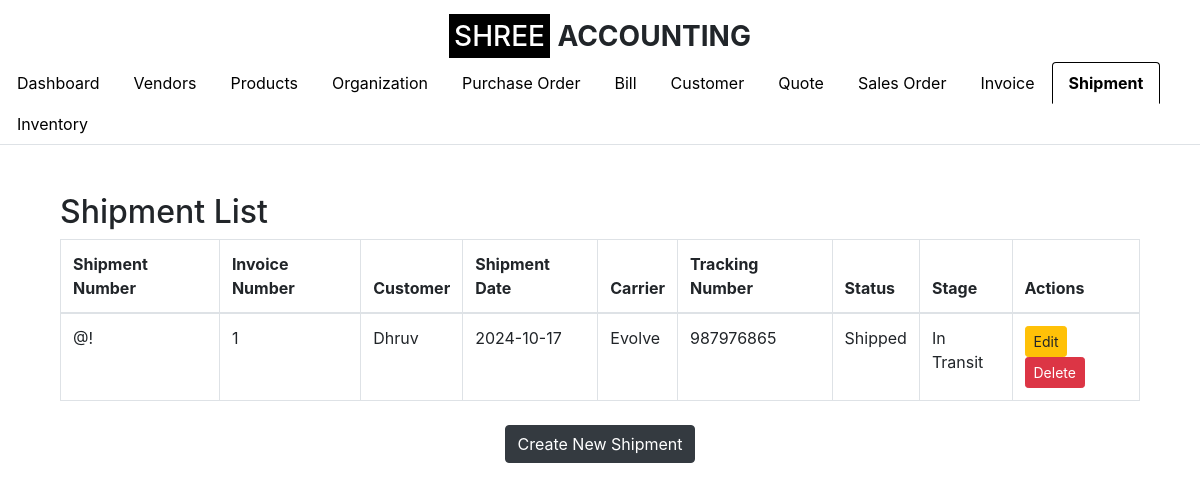
Page /shipment_list (signed in) on the earlier database version.
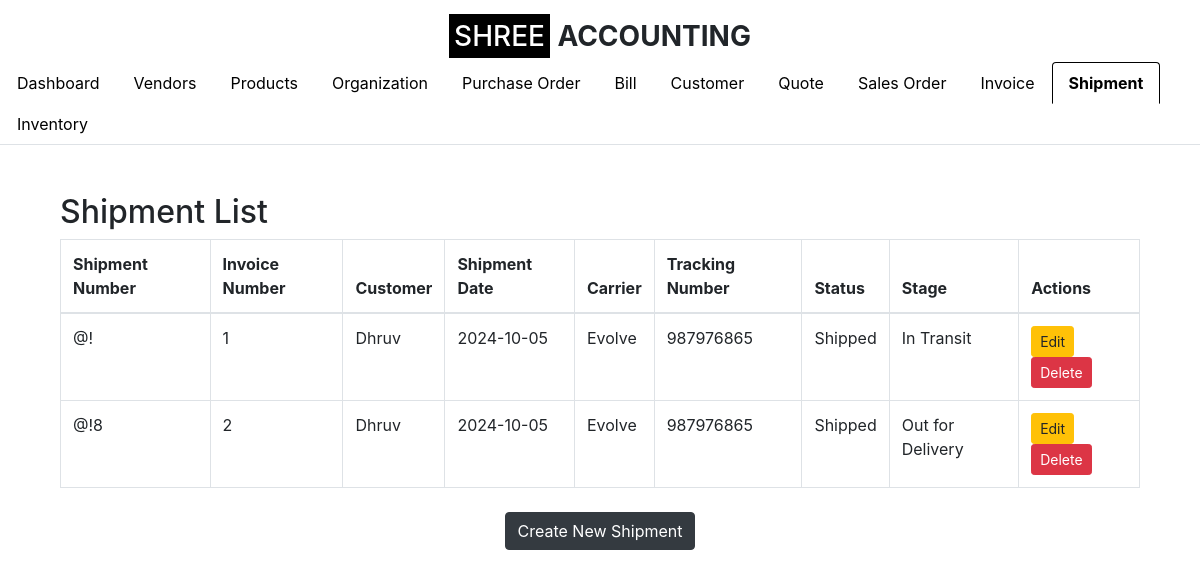
Same page on the later database version.
### app.py (models this page shows, shortened)
class Shipment(db.Model):
    __tablename__ = 'shipment'
    id = db.Column(db.Integer, primary_key=True)
    shipment_number = db.Column(db.String(50), nullable=False, unique=True)
    invoice_id = db.Column(db.Integer, db.ForeignKey('invoice.id'), nullable=False, unique=True)  # Add unique constraint
    shipment_date = db.Column(db.Date, nullable=False)
    carrier = db.Column(db.String(100), nullable=True)
    tracking_number = db.Column(db.String(100), nullable=True)
    status = db.Column(db.String(50), nullable=False, default='Pending')  # Status of the shipment
    stage = db.Column(db.String(50), nullable=False, default='Pending')  # Shipment stages
    organization_id = db.Column(db.Integer, db.ForeignKey('organization.id'), nullable=False)
    invoice = db.relationship('Invoice', backref=db.backref('shipment', uselist=False))  # One-to-One relationship with Invoice
    organization = db.relationship('Organization', backref=db.backref('shipments', lazy=True))

class Invoice(db.Model):
    __tablename__ = 'invoice'
    id = db.Column(db.Integer, primary_key=True)
    invoice_number = db.Column(db.String(50), nullable=False, unique=True)
    customer_id = db.Column(db.Integer, db.ForeignKey('customer.id'), nullable=False)
    invoice_date = db.Column(db.Date, nullable=False)
    total_amount = db.Column(db.Float, nullable=False)
    status = db.Column(db.String(50), nullable=False, default='Draft')
    organization_id = db.Column(db.Integer, db.ForeignKey('organization.id'), nullable=False)
    customer = db.relationship('Customer', backref=db.backref('invoices', lazy=True))
    line_items = db.relationship('InvoiceLineItem', backref='invoice_ref', lazy=True, cascade="all, delete-orphan")

class Customer(db.Model):
    id = db.Column(db.Integer, primary_key=True)
    customer_name = db.Column(db.String(100), nullable=False)
    company_name = db.Column(db.String(100), nullable=False)
    email_id = db.Column(db.String(100), nullable=False)
    phone_number = db.Column(db.String(15), nullable=False)
    address = db.Column(db.String(255), nullable=False)
    gst_number = db.Column(db.String(15), nullable=True)  # GST Number is optional
    organization_id = db.Column(db.Integer, db.ForeignKey('organization.id'), nullable=False)
    organization = db.relationship('Organization', backref=db.backref('customers', lazy=True))

### app.py (the view)
    def wrap(*args, **kwargs):
        if 'logged_in' in session:
            return f(*args, **kwargs)
        else:
            flash('Please log in first.', 'warning')
            return redirect(url_for('login'))

### app.py (called while the page is built)
def login_required(f):
    def wrap(*args, **kwargs):
        if 'logged_in' in session:
            return f(*args, **kwargs)
        else:
            flash('Please log in first.', 'warning')
            return redirect(url_for('login'))
    wrap.__name__ = f.__name__
    return wrap

@app.route('/shipment_list')
@login_required
def shipment_list():
    organization_id = session.get('organization_id')
    shipments = Shipment.query.join(Invoice).filter(
        Invoice.organization_id == organization_id,
        Shipment.organization_id == organization_id
    ).all()
    return render_template('shipment_list.html', shipments=shipments, show_logo=True, active_tab='shipment')

### templates/shipment_list.html (shortened to what this page needs)
{% extends "base.html" %}
{% block content %}
<div class="container mt-5">
    <h2>Shipment List</h2>
        <table class="table table-bordered">
        <thead>
            <tr>
                <th>Shipment Number</th>
                <th>Invoice Number</th>
                <th>Customer</th>
                <th>Shipment Date</th>
                <th>Carrier</th>
                <th>Tracking Number</th>
                <th>Status</th>
                <th>Stage</th>
                <th>Actions</th>
            </tr>
        </thead>
        <tbody>
            {% for shipment in shipments %}
            <tr>
                <td>{{ shipment.shipment_number }}</td>
                <td>{{ shipment.invoice.invoice_number }}</td>
                <td>{{ shipment.invoice.customer.customer_name }}</td>
                <td>{{ shipment.shipment_date }}</td>
                <td>{{ shipment.carrier }}</td>
                <td>{{ shipment.tracking_number }}</td>
                <td>{{ shipment.status }}</td>
                <td>{{ shipment.stage }}</td>
                <td>
                    <a href="{{ url_for('edit_shipment', shipment_id=shipment.id) }}" class="btn btn-warning btn-sm">Edit</a>
                    <form action="{{ url_for('delete_shipment', shipment_id=shipment.id) }}" method="POST" style="display:inline-block;">
                        <button type="submit" class="btn btn-danger btn-sm" onclick="return confirm('Are you sure you want to delete this shipment?')">Delete</button>
                    </form>
                </td>
            </tr>
            {% endfor %}
        </tbody>
    </table>
    <div class="text-center mt-4">
        <a href="{{ url_for('create_shipment') }}" class="btn btn-dark">Create New Shipment</a>
    </div>
</div>
{% endblock %}

### templates/base.html (shortened to what this page needs)
<!DOCTYPE html>
<html lang="en">
<head>
    <link href="https://stackpath.bootstrapcdn.com/bootstrap/4.5.2/css/bootstrap.min.css" rel="stylesheet">
</head>
<body>
{% if show_logo %}
<div class="text-center logo">
    <h3><span style="background-color:black;color:white;padding:5px;">SHREE</span> <span style="font-weight:bold;">ACCOUNTING</span></h3>
</div>
{% endif %}
<ul class="nav nav-tabs">
    <li class="nav-item">
        <a class="nav-link {% if active_tab == 'dashboard' %}active{% endif %}" href="/dashboard">Dashboard</a>
    </li>
    <li class="nav-item">
        <a class="nav-link {% if active_tab == 'vendor_master' %}active{% endif %}" href="/vendor_list">Vendors</a>
    </li>
    <li class="nav-item">
    <a class="nav-link {% if active_tab == 'product' %}active{% endif %}" href="/product_list">Products</a>
    </li>
    <li class="nav-item">
                <a class="nav-link" href="{{ url_for('organization_list') }}">Organization</a>
    </li>
    <li class="nav-item">
    <a class="nav-link {% if active_tab == 'purchase_order' %}active{% endif %}" href="/purchase_order_list">Purchase Order</a>
    </li>
    <li class="nav-item">
        <a class="nav-link {% if active_tab == 'bill' %}active{% endif %}" href="/bill">Bill</a>
    </li>
    <li class="nav-item">
        <a class="nav-link {% if active_tab == 'customer' %}active{% endif %}" href="/customer_list">Customer</a>
    </li>
    <li class="nav-item">
        <a class="nav-link {% if active_tab == 'quote' %}active{% endif %}" href="/quote">Quote</a>
    </li>
    <li class="nav-item">
        <a class="nav-link {% if active_tab == 'sales_order' %}active{% endif %}" href="/sales_order">Sales Order</a>
    </li>
    <li class="nav-item">
        <a class="nav-link {% if active_tab == 'invoice' %}active{% endif %}" href="/invoice">Invoice</a>
    </li>
    <li class="nav-item">
        <a class="nav-link {% if active_tab == 'shipment' %}active{% endif %}" href="/shipment_list">Shipment</a>
    </li>
    <li class="nav-item">
        <a class="nav-link {% if active_tab == 'inventory' %}active{% endif %}" href="/inventory">Inventory</a>
    </li>
</ul>
<div class="container">
    {% block content %}
    {% endblock %}
</div>
</body>
</html>

### templates/base.html (style rules this page uses)
.logo { margin-top: 20px; }
.nav-tabs { margin-bottom: 20px; }
.nav-tabs .nav-link { color: #000; }
.nav-tabs .nav-link.active { border-color: #000 #000 #fff; color: #000; font-weight: bold; }

Differences in the rows shown:
changed Shipment "In Transit": shipment_date "2024-10-17" → "2024-10-05"
added Shipment: shipment_number "@!8", invoice.invoice_number "2", invoice.customer.customer_name "Dhruv", shipment_date "2024-10-05", carrier "Evolve", tracking_number "987976865", status "Shipped", stage "Out for Delivery"
